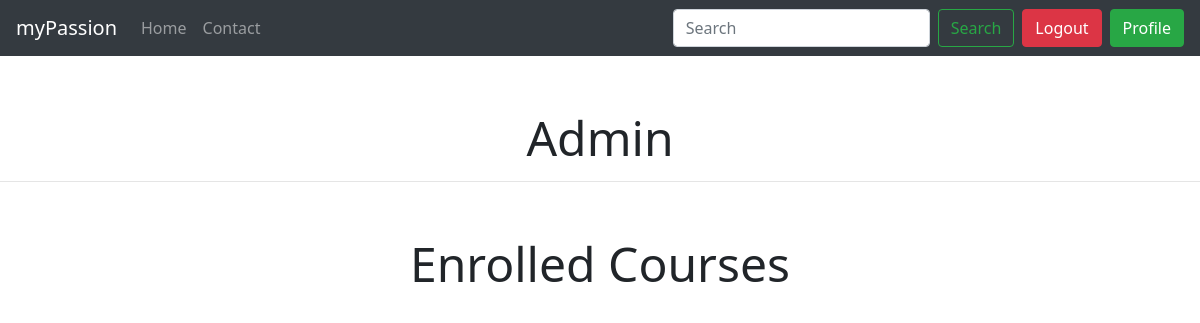
/profile/Admin (signed in), run on an earlier commit of the app's database.
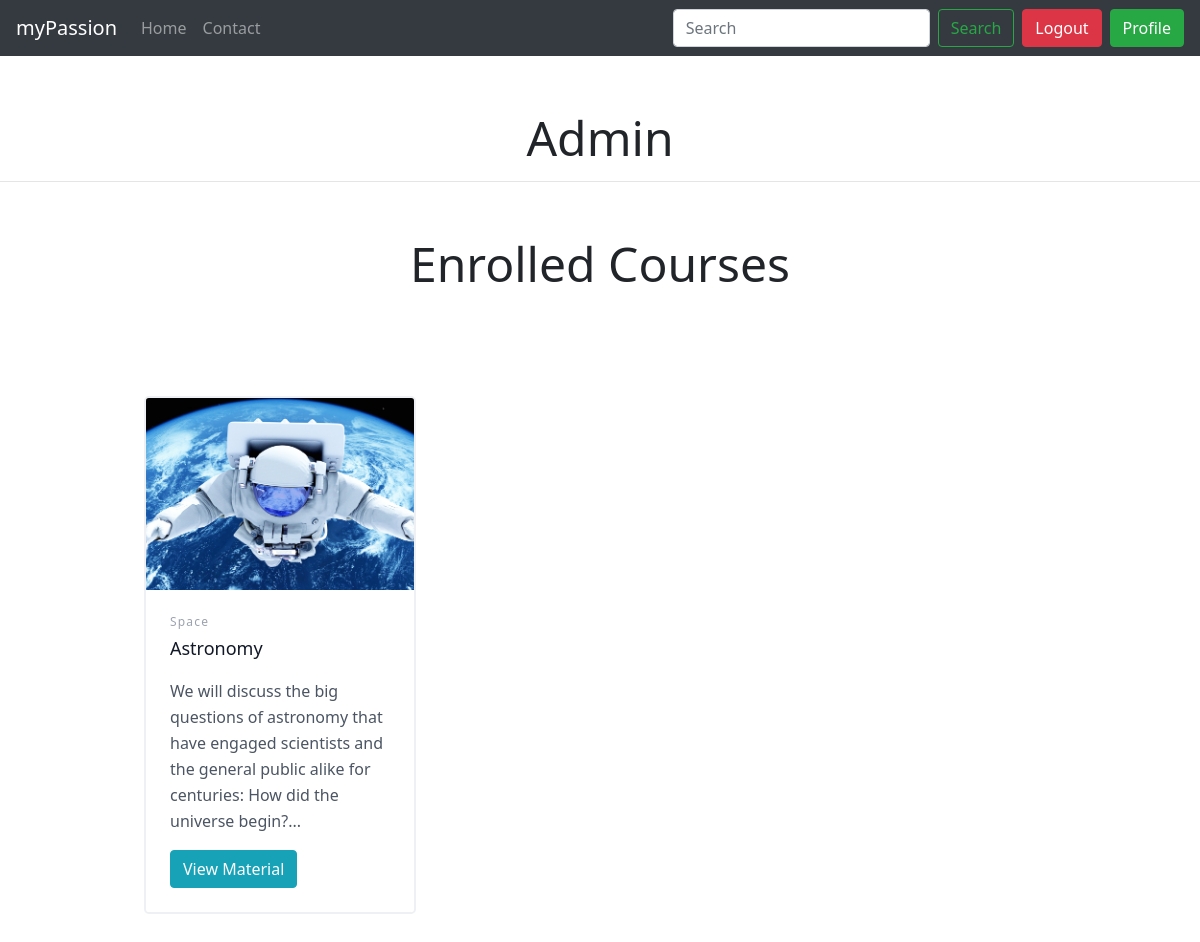
And on a later commit of the database.
### myPassion/models.py (models this page shows, shortened)
class Course(models.Model):
    thumbnail = models.ImageField(upload_to='thumbnails')
    desc = models.TextField()
    title = models.TextField(default="")
    category = models.TextField(default="")
    posts = models.ManyToManyField(Post, blank=True)
    id = models.AutoField(primary_key=True)
    enrolled_users = models.ManyToManyField(User, blank=True, default='0')

### myPassion/views.py (the view)
# urls.py: path("profile/<str:username>", views.profile, name="profile"),
def profile(request, username):
    if request.user.username == username:
        user = User.objects.get(username=username)
        return render(request, "profile.html", {
            "courses":user.enrolled_courses.all()
        })

### myPassion/templates/profile.html (shortened to what this page needs)
{% extends "layout.html" %}
{% block body %}
<center><h1 class="username" style="padding-bottom: 14px;">{{request.user.username}}</h1></center>
<hr>
<center><h1 class="username">Enrolled Courses</h1></center>
<link href="https://unpkg.com/tailwindcss@^2/dist/tailwind.min.css" rel="stylesheet">
<section class="text-gray-600 body-font">
    <div class="container px-5 py-24 mx-auto">
      <div class="flex flex-wrap -m-4">
        {% for course in courses %}
        <div class="p-4 md:w-1/3">
          <div class="h-full border-2 border-gray-200 border-opacity-60 rounded-lg overflow-hidden">
            <img class="lg:h-48 md:h-36 w-full object-cover object-center" src="{{course.thumbnail.url}}" alt="blog">
            <div class="p-6">
              <h2 class="tracking-widest text-xs title-font font-medium text-gray-400 mb-1">{{course.category}}</h2>
              <h1 class="title-font text-lg font-medium text-gray-900 mb-3">{{course.title}}</h1>
              <p class="leading-relaxed mb-3">{{course.desc}}</p>
              <div class="flex items-center flex-wrap ">
                <a href="/viewMaterial/{{course.id}}">
                  <button type="button" class="btn btn-info">View Material</button>
                </a>
              </div>
            </div>
          </div>
        </div>
        {% endfor %}
      </div>
    </div>
</section>
{% endblock %}

What changed in the data, as far as the page shows it:
added Course: thumbnail (picture), category "Space", title "Astronomy", desc "We will discuss the big questions of astronomy that have engaged scientists and the general public alike for centuries: How did the universe begin?..."
